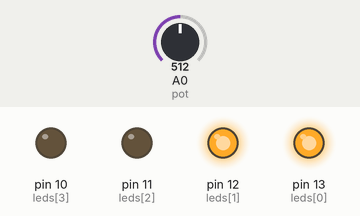
A sketch run on a simulated Arduino Uno, built with avr-gcc and run on an emulated ATmega328P. On the bench: output pins drawn as LEDs (lit = HIGH). The test bench sets the inputs (shaded band); at power-on: A0 (pot) = 512.

Above: at 1.2 s.
1.3 s: A0 (pot) set to 497
At 2.2 s:
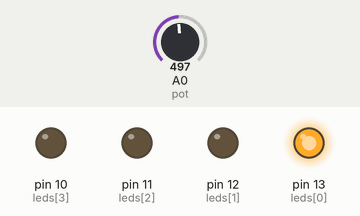
2.8 s: A0 (pot) set to 268
4.3 s: A0 (pot) set to 246
At 5.5 s:
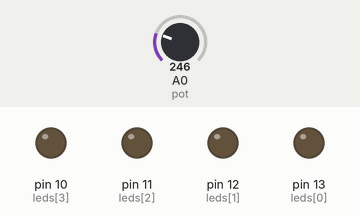
5.8 s: A0 (pot) set to 900
At 7.0 s:
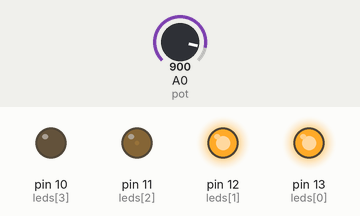
7.3 s: A0 (pot) set to 1013
8.8 s: A0 (pot) set to 1023
At 9.3 s:
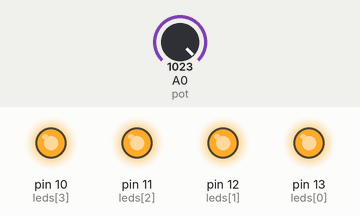
Timing chart, 0 to 11.3 s (numbered marks = the images above; inputs shaded):
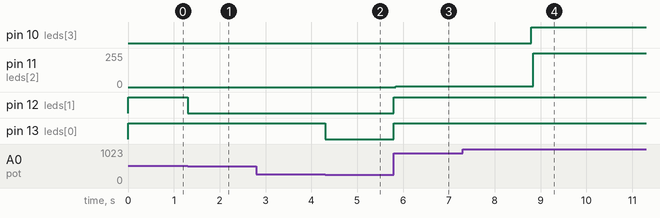

The sketch:

ex8.ino
```cpp
int leds[4] = {13,12,11,10};
int pot = A0;
int valpot = 0;
int a =0;
void setup() {
  for (int i =0; i< 4; i++){
    pinMode(leds[i], OUTPUT);
  }
  pinMode(pot, INPUT);
}

void loop() {
  valpot = analogRead(pot);
  a = map(valpot, 0 , 1023, 0, 4);
  switch (a){
    case 1:
      digitalWrite(leds[0],HIGH);
      digitalWrite(leds[1],LOW);
      digitalWrite(leds[2],LOW);
      digitalWrite(leds[3],LOW);
      break;
    case 2:
      digitalWrite(leds[0],HIGH);
      digitalWrite(leds[1],HIGH);
      digitalWrite(leds[2],LOW);
      digitalWrite(leds[3],LOW);
      break;
    case 3:
      digitalWrite(leds[0],HIGH);
      digitalWrite(leds[1],HIGH);
      digitalWrite(leds[2],HIGH);
      digitalWrite(leds[2],LOW);
      break;
    case 4:
      digitalWrite(leds[0],HIGH);
      digitalWrite(leds[1],HIGH);
      digitalWrite(leds[2],HIGH);
      digitalWrite(leds[3],HIGH);
      break;
    default:
      digitalWrite(leds[0],LOW);
      digitalWrite(leds[1],LOW);
      digitalWrite(leds[2],LOW);
      digitalWrite(leds[3],LOW);
      break;
  }
}
```

Measured:
- the behaviour switches between 512 and 511 on A0 (pot) (found by bisection; images 0 and 1)
- the behaviour switches between 256 and 255 on A0 (pot) (found by bisection; images 1 and 2)
- the behaviour switches between 1022 and 1023 on A0 (pot) (found by bisection; images 3 and 4)
- after the input at 1.3 s, pin 12 (leds[1]): HIGH → LOW at once
- after the input at 2.8 s, every drawn part: stays the same
- after the input at 4.3 s, pin 13 (leds[0]): HIGH → LOW at once
- after the input at 5.8 s, pin 11 (leds[2]): 0/255 → 7/255 at once; pin 12 (leds[1]), pin 13 (leds[0]): LOW → HIGH at once
- after the input at 7.3 s, every drawn part: stays the same
- after the input at 8.8 s, pin 10 (leds[3]): LOW → HIGH at once; pin 11 (leds[2]): 7/255 → 255/255 at once
